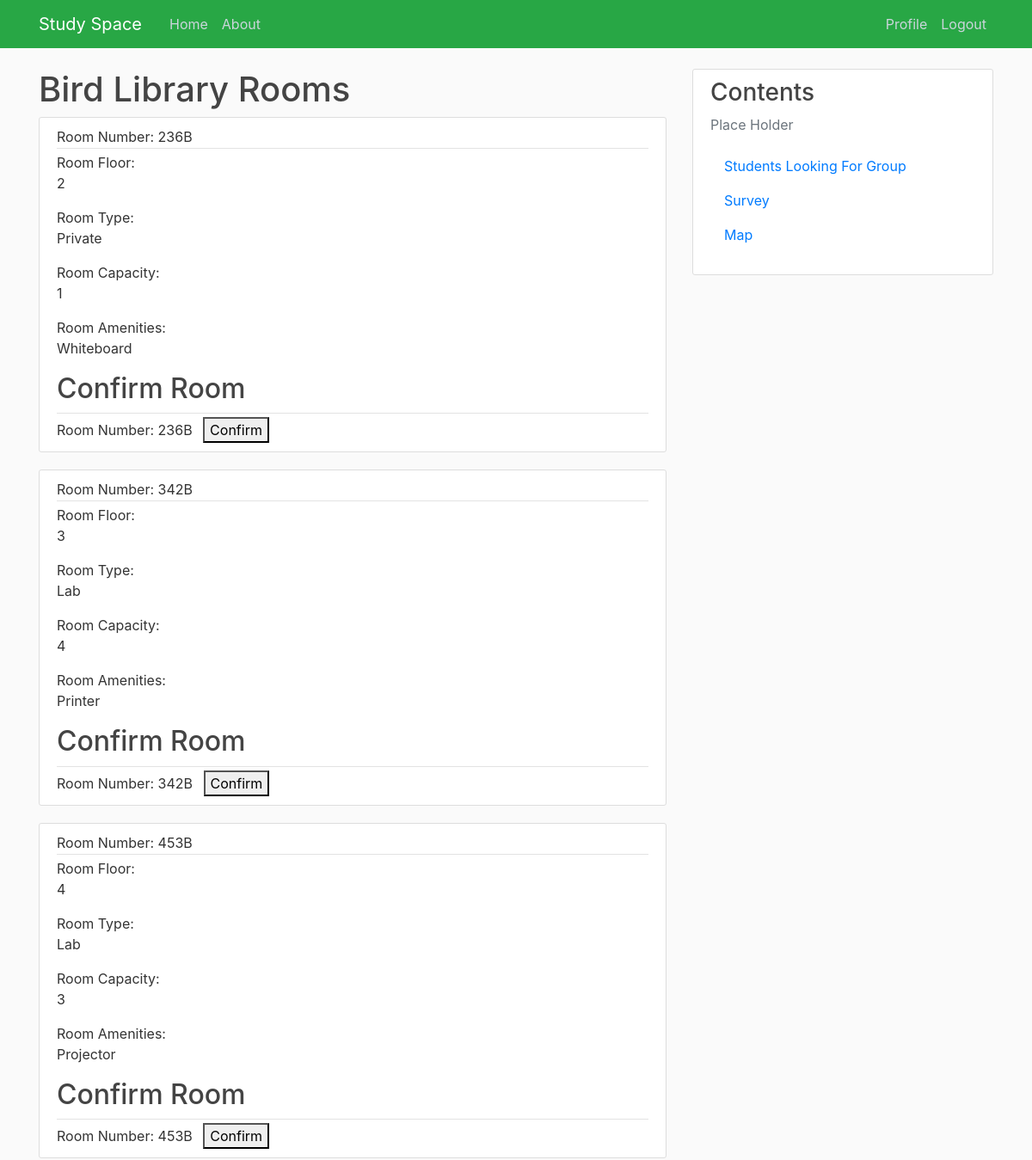
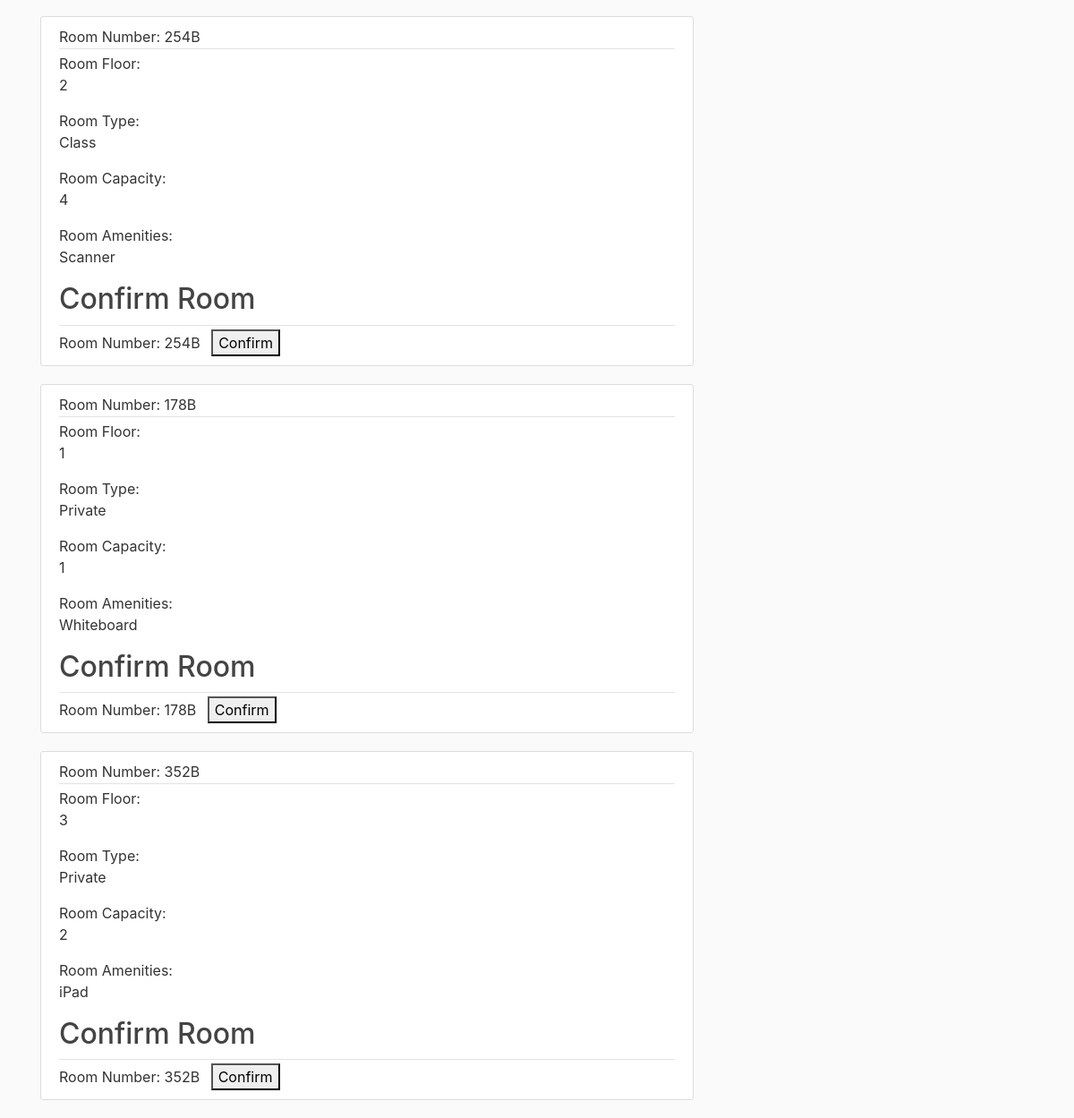
The app's page /birdLibrary (signed in) with its own data (2 pictures, top to bottom).
### studyspace/database.py (models this page shows, shortened)
class Room(db.Model):
    id = db.Column(db.Integer, primary_key=True)
    building_id = db.Column(db.Integer, db.ForeignKey('building.id'), nullable=False)
    amenities_id = db.Column(db.Integer, db.ForeignKey('amenities.id'), nullable=False)
    name = db.Column(db.String(10), unique=True, nullable=False)
    floor = db.Column(db.String(10), nullable=False)
    roomType = db.Column(db.String(20), nullable=False)
    capacity = db.Column(db.Integer, nullable=False)
    reservation = db.relationship('Reservation', backref='reservationRoom', lazy=True)

class Amenities(db.Model):
    id = db.Column(db.Integer, primary_key=True)
    name = db.Column(db.String(30), nullable=False)
    amenityType = db.Column(db.String(40), nullable=False)
    room = db.relationship('Room', backref='roomAmenities', lazy=True)

### studyspace/routes.py (the view)
@app.route("/birdLibrary", methods=['GET', 'POST'])
@login_required
def birdLibrary():
    form = BuildingForm()
    rooms = Room.query.filter_by(building_id='2').all()
    amens = Amenities.query.all()
    return render_template('birdLibrary.html', title='Bird Library', form=form, rooms=rooms, amens=amens)

### studyspace/database.py (called while the page is built)
@login_manager.user_loader
def load_user(user_id):
    return User.query.get(int(user_id))

### studyspace/templates/birdLibrary.html
{% extends "layout.html" %}
{% block content %}
<h1>Bird Library Rooms</h1>
{% for room in rooms %}
<article class="media content-section">
    <div class="media-body">
      <div class="article-metadata">
        Room Number: <a class="mr-2">{{ room.name }}</a>
      </div>
      Room Floor: <p class="article-content">{{ room.floor }}</p>
      Room Type: <p class="article-content">{{ room.roomType }}</p>
      Room Capacity: <p class="article-content">{{ room.capacity }}</p>
      Room Amenities: <p class="article-content">{{ room.roomAmenities.name}}</p>
      <div class="article-metadata">
        <h2>Confirm Room</h2>
      </div>
        Room Number: <a class="mr-2">{{ room.name }}</a>
        <a class="mr-2" href="{{ url_for('confirmation') }}">
            <button class="pure-button button-warning confirm" type="submit">Confirm</button>
        </a>
    </div>
  </article>
{% endfor %}
{% endblock content %}

### studyspace/static/main.css (style rules this page uses)
body { background: #fafafa; color: #333333; margin-top: 5rem; }
h1, h2, h3, h4, h5, h6 { color: #444444; }
.content-section { background: #ffffff; padding: 10px 20px; border: 1px solid #dddddd; border-radius: 3px; margin-bottom: 20px; }
.article-content { white-space: pre-line; }
.article-metadata { padding-bottom: 1px; margin-bottom: 4px; border-bottom: 1px solid #e3e3e3 }

### records on screen
Room: name "236B", floor "2", roomType "Private", capacity "1", roomAmenities.name "Whiteboard"
Room: name "342B", floor "3", roomType "Lab", capacity "4", roomAmenities.name "Printer"
Room: name "453B", floor "4", roomType "Lab", capacity "3", roomAmenities.name "Projector"
Room: name "254B", floor "2", roomType "Class", capacity "4", roomAmenities.name "Scanner"
Room: name "178B", floor "1", roomType "Private", capacity "1", roomAmenities.name "Whiteboard"
Room: name "352B", floor "3", roomType "Private", capacity "2", roomAmenities.name "iPad"
